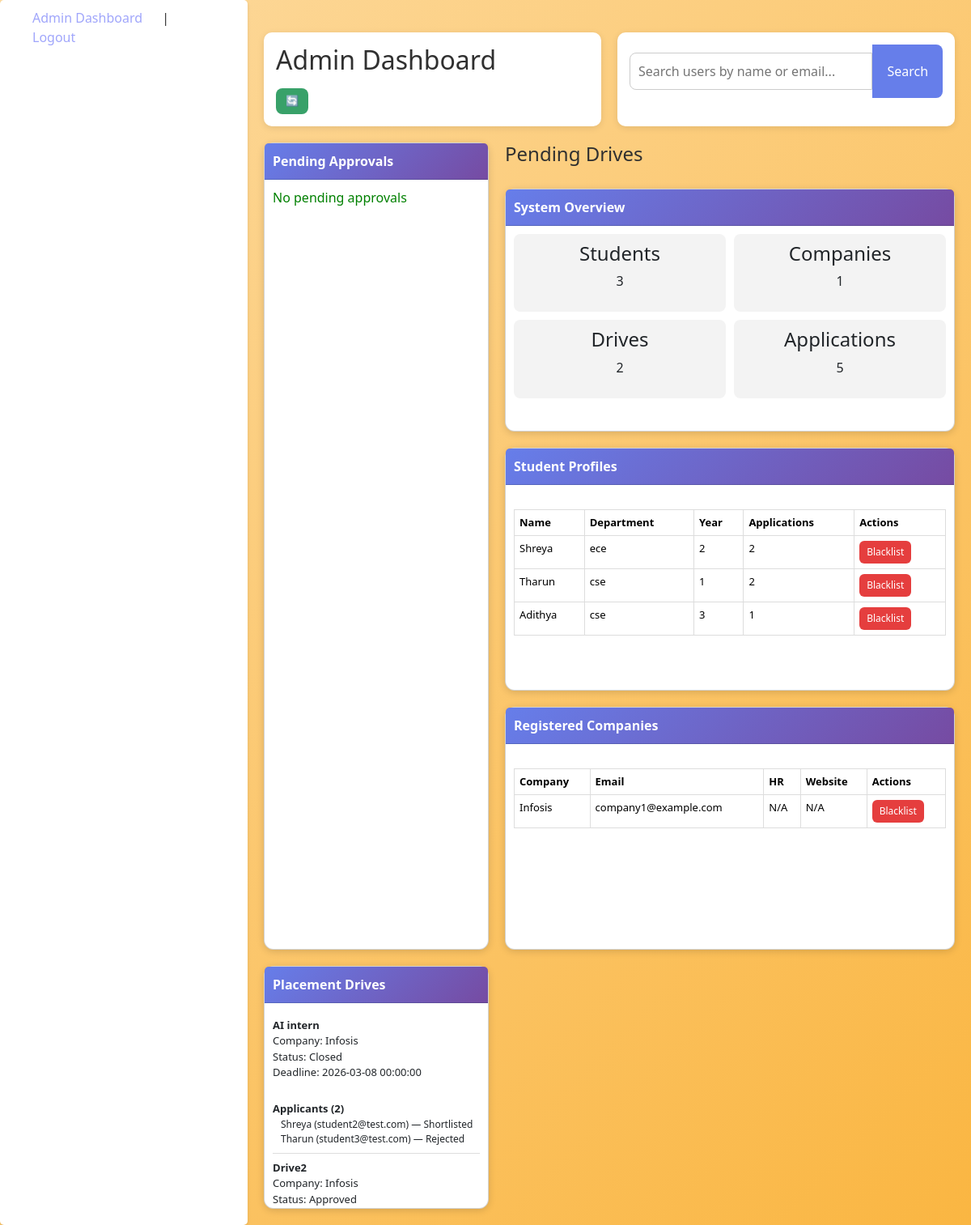
The app's page /admin/dashboard (signed in) with its own data.
### app.py (models this page shows)
class User(db.Model, UserMixin):
    id = db.Column(db.Integer, primary_key=True)
    email = db.Column(db.String(120), unique=True, nullable=False)
    password = db.Column(db.String(255), nullable=False)
    role = db.Column(db.String(50), nullable=False)
    name = db.Column(db.String(100), nullable=False)
    is_approved = db.Column(db.Boolean, default=False)
    is_active = db.Column(db.Boolean, default=True)

class studentProfile(db.Model):
    id = db.Column(db.Integer, primary_key=True)
    user_id = db.Column(db.Integer, db.ForeignKey('user.id'), nullable=False)
    roll_number = db.Column(db.String(20), nullable=True)
    department = db.Column(db.String(50), nullable=True)
    year_of_study = db.Column(db.Integer, nullable=True)

class placementDrive(db.Model):
    __tablename__ = 'placementDrive'
    id = db.Column(db.Integer, primary_key=True)
    company_name = db.Column(db.String(100), nullable=False)
    job_role = db.Column(db.String(100), nullable=False)
    description = db.Column(db.Text, nullable=False)
    eligibility_criteria = db.Column(db.Text, nullable=False)
    application_deadline = db.Column(db.DateTime, nullable=False)
    status = db.Column(db.String(50), default='Pending')
    company_id = db.Column(db.Integer, db.ForeignKey('user.id'), nullable=False)

class Application(db.Model):
    id = db.Column(db.Integer, primary_key=True)
    student_id = db.Column(db.Integer, db.ForeignKey('user.id'), nullable=False)
    drive_id = db.Column(db.Integer, db.ForeignKey('placementDrive.id'), nullable=False)
    status = db.Column(db.String(50), default='Applied')
    applied_on = db.Column(db.DateTime, default=datetime.utcnow)
    student = db.relationship('User', backref='applications')
    drive = db.relationship('placementDrive', backref='applications')

### app.py (the view)
@app.route('/admin/dashboard')
@login_required
def admin_dashboard():
    if current_user.role != 'admin':
        return redirect(url_for('login'))
    stats = {
        'students': User.query.filter_by(role='student').count(),
        'companies': User.query.filter_by(role='company').count(),
        'drives': placementDrive.query.count(),
        'applications': Application.query.count()
    }
    pending_users = User.query.filter_by(is_approved=False, is_active=True).all()
    pending_drives = placementDrive.query.filter_by(status='Pending').all()
    all_users = User.query.filter(User.role != 'admin').all()
    all_drives = placementDrive.query.all()
    applications_count = {
    u.id: Application.query.filter_by(student_id=u.id).count()
    for u in all_users
    }
    student_profiles = {p.user_id: p for p in studentProfile.query.all()}
    company_profiles = {p.user_id: p for p in companyProfile.query.all()}
    return render_template(
        'admin_dash.html',
        stats=stats,
        pending_users=pending_users,
        pending_drives=pending_drives,
        all_users=all_users,
        all_drives=all_drives,
        student_profiles=student_profiles,
        company_profiles=company_profiles,
        applications_count=applications_count
    )

### app.py (called while the page is built)
@login_manager.user_loader
def load_user(user_id):
    return User.query.get(int(user_id))

### templates/admin_dash.html (shortened to what this page needs)
{% extends 'base.html' %}
{% block content %}
<div class="dashboard-wrapper">
<div class="header-row">
<div class="title-card">
<h2>Admin Dashboard</h2>
<a href="{{ url_for('admin_dashboard') }}" class="refresh-btn">
🔄
</a>
</div>
<div class="search-card">
<form method="GET" action="{{ url_for('search_users') }}">
<div style="display:flex">
<input type="text" name="q"
placeholder="Search users by name or email..."
style="flex:1;padding:10px;border:1px solid #ccc;border-radius:8px 0 0 8px">
<button type="submit"
style="padding:10px 18px;background:#667eea;color:white;border:none;border-radius:0 8px 8px 0">
Search
</button>
</div>
</form>
</div>
</div>
<div class="dashboard-grid">
<div class="card large-card">
<div class="card-header">
Pending Approvals
</div>
<div class="card-body scrollable">
{% if pending_users %}
{% for user in pending_users %}
<div class="list-item">
<strong>{{ user.name }}</strong>
<br>
<small>{{ user.email }}</small>
<div style="margin-top:6px">
<a href="{{ url_for('approve_user', user_id=user.id) }}"
class="btn success">Approve</a>
<a href="{{ url_for('reject_user', user_id=user.id) }}"
class="btn danger">Reject</a>
</div>
</div>
{% endfor %}
{% else %}
<p style="color:green">No pending approvals</p>
{% endif %}
</div>
</div>
<h4>Pending Drives</h4>
<div class="card">
<div class="card-header">
System Overview
</div>
<div class="card-body stats-grid">
<div class="stat-box">
<h4>Students</h4>
<p>{{ stats.students }}</p>
</div>
<div class="stat-box">
<h4>Companies</h4>
<p>{{ stats.companies }}</p>
</div>
<div class="stat-box">
<h4>Drives</h4>
<p>{{ stats.drives }}</p>
</div>
<div class="stat-box">
<h4>Applications</h4>
<p>{{ stats.applications }}</p>
</div>
</div>
</div>
<div class="card">
<div class="card-header">
Student Profiles
</div>
<div class="card-body scrollable">
<table class="table">
<tr>
<th>Name</th>
<th>Department</th>
<th>Year</th>
<th>Applications</th>
<th>Actions</th>
</tr>
{% for user in all_users if user.role == 'student' %}
{% set profile = student_profiles.get(user.id) %}
<tr>
<td>{{ user.name }}</td>
<td>
{{ profile.department if profile else "N/A" }}
</td>
<td>
{{ profile.year_of_study if profile else "N/A" }}
</td>
<td>
{{ applications_count.get(user.id,0) }}
</td>
<td>
{% if user.is_active %}
<a href="{{ url_for('blacklist_user', user_id=user.id) }}"
class="btn danger">Blacklist</a>
{% else %}
<a href="{{ url_for('unblacklist_user', user_id=user.id) }}"
class="btn success">Unblacklist</a>
{% endif %}
</td>
</tr>
{% endfor %}
</table>
</div>
</div>
<div class="card">
<div class="card-header">
Registered Companies
</div>
<div class="card-body scrollable">
<table class="table">
<tr>
<th>Company</th>
<th>Email</th>
<th>HR</th>
<th>Website</th>
<th>Actions</th>
</tr>
{% for user in all_users if user.role == 'company' %}
{% set profile = company_profiles.get(user.id) %}
<tr>
<td>{{ user.name }}</td>
<td>{{ user.email }}</td>
<td>{{ profile.hr if profile else "N/A" }}</td>
<td>{{ profile.website if profile else "N/A" }}</td>
<td>
{% if user.is_active %}
<a href="{{ url_for('blacklist_user', user_id=user.id) }}"
class="btn danger">Blacklist</a>
{% else %}
<a href="{{ url_for('unblacklist_user', user_id=user.id) }}"
class="btn success">Unblacklist</a>
{% endif %}
</td>
</tr>
{% endfor %}
</table>
</div>
</div>
<div class="card">
<div class="card-header">
Placement Drives
</div>
<div class="card-body scrollable">
{% for drive in all_drives %}
<div class="drive-item">
<strong>{{ drive.job_role }}</strong>
<br>
Company: {{ drive.company_name }}
<br>
Status: {{ drive.status }}
<br>
Deadline: {{ drive.application_deadline }}
<br>
<b>Applicants ({{ drive.applications|length }})</b>
<div class="applicants">
{% for app in drive.applications %}
<div class="applicant">
{{ app.student.name }}
({{ app.student.email }})
— {{ app.status }}
</div>
{% else %}
<div>No applicants</div>
{% endfor %}
</div>
</div>
{% endfor %}
</div>
</div>
</div>
</div>
{% endblock %}

### templates/base.html (style rules this page uses)
* { margin: 0; padding: 0; box-sizing: border-box; }
body { font-family: 'Segoe UI', Tahoma, Geneva, Verdana, sans-serif; background: linear-gradient(135deg,#fdda9e 0%, #fab642 100%); min-height: 100vh; display: flex; color: #303030; }
table { width: 100%; border-collapse: collapse; margin-top: 20px; }
table th, table td { border: 1px solid #ddd; padding: 8px; text-align: left; }
table th { background-color: #f2f2f2; }
button { background-color: #a0a6fb; color: #fff; border: none; padding: 10px 20px; border-radius: 25px; cursor: pointer; transition: all 0.3s ease; }
form input, form select { width: 100%; padding: 10px; margin: 10px 0; border: 1px solid #ccc; border-radius: 5px; }
.stats-grid { display:grid; grid-template-columns:repeat(4,1fr); gap:20px; margin-bottom:30px; }
table { width:100%; border-collapse:collapse; }
th,td { padding:10px; border:1px solid #ddd; }
th { background:#667eea; color:white; }
.dashboard-grid { display:grid; grid-template-columns: 1fr 2fr; grid-gap:20px; margin-top:20px; }
.card { background:white; border-radius:12px; box-shadow:0 3px 8px rgba(0,0,0,0.15); display:flex; flex-direction:column; height:300px; }
.large-card { grid-row: span 4; height:100%; }
.card-header { background:linear-gradient(135deg,#667eea,#764ba2); color:white; padding:12px; border-radius:12px 12px 0 0; }
.card-body { padding:10px; flex:1; }
.scrollable { overflow-y:auto; }
.stats-grid { display:grid; grid-template-columns:repeat(2,1fr); gap:10px; }
.stat-box { background:#f3f4f6; padding:10px; border-radius:8px; text-align:center; }
.drive-item { border-bottom:1px solid #ddd; padding:8px 0; }

### templates/admin_dash.html (style rules this page uses)
.dashboard-wrapper { max-width:1400px; margin:auto; padding:20px; }
.header-row { display:flex; gap:20px; margin-bottom:20px; }
.title-card,.search-card { flex:1; background:white; padding:15px; border-radius:10px; box-shadow:0 2px 8px rgba(0,0,0,0.1); }
.dashboard-grid { display:grid; grid-template-columns:1fr 2fr; gap:20px; }
.card { background:white; border-radius:12px; box-shadow:0 2px 10px rgba(0,0,0,0.15); display:flex; flex-direction:column; height:300px; }
.large-card { grid-row:span 4; height:100%; }
.card-header { background:linear-gradient(135deg,#667eea,#764ba2); color:white; padding:10px; border-radius:12px 12px 0 0; font-weight:600; }
.card-body { padding:10px; flex:1; }
.scrollable { overflow-y:auto; }
.stats-grid { display:grid; grid-template-columns:repeat(2,1fr); gap:10px; }
.stat-box { background:#f3f3f3; padding:10px; border-radius:8px; text-align:center; }
.table { width:100%; border-collapse:collapse; font-size:13px; }
.table th,.table td { border:1px solid #ddd; padding:6px; }
.drive-item { border-bottom:1px solid #ddd; padding:8px 0; font-size:13px; }
.applicant { font-size:12px; padding-left:10px; }
.btn { padding:4px 8px; border-radius:6px; text-decoration:none; font-size:12px; }
.danger { background:#e53e3e; color:white; }
.refresh-btn { display:inline-block; margin-top:8px; padding:6px 12px; background:#38a169; color:white; border-radius:8px; text-decoration:none; font-size:13px; }

### records on screen
User: name "Shreya", get "2"
studentProfile: department "ece", year_of_study "2"
User: name "Tharun", get "2"
studentProfile: department "cse", year_of_study "1"
User: name "Adithya", get "1"
studentProfile: department "cse", year_of_study "3"
User: name "Infosis", email "company1@example.com", hr "N/A", website "N/A"
placementDrive: job_role "AI intern", company_name "Infosis", status "Closed", application_deadline "2026-03-08 00:00:00", applications|length "2"
Application: student.name "Shreya", student.email "student2@test.com", status "Shortlisted"
Application: student.name "Tharun", student.email "student3@test.com", status "Rejected"
placementDrive: job_role "Drive2", company_name "Infosis", status "Approved"

### other values on screen
{{ stats.students }} "3"
{{ stats.companies }} "1"
{{ stats.drives }} "2"
{{ stats.applications }} "5"
